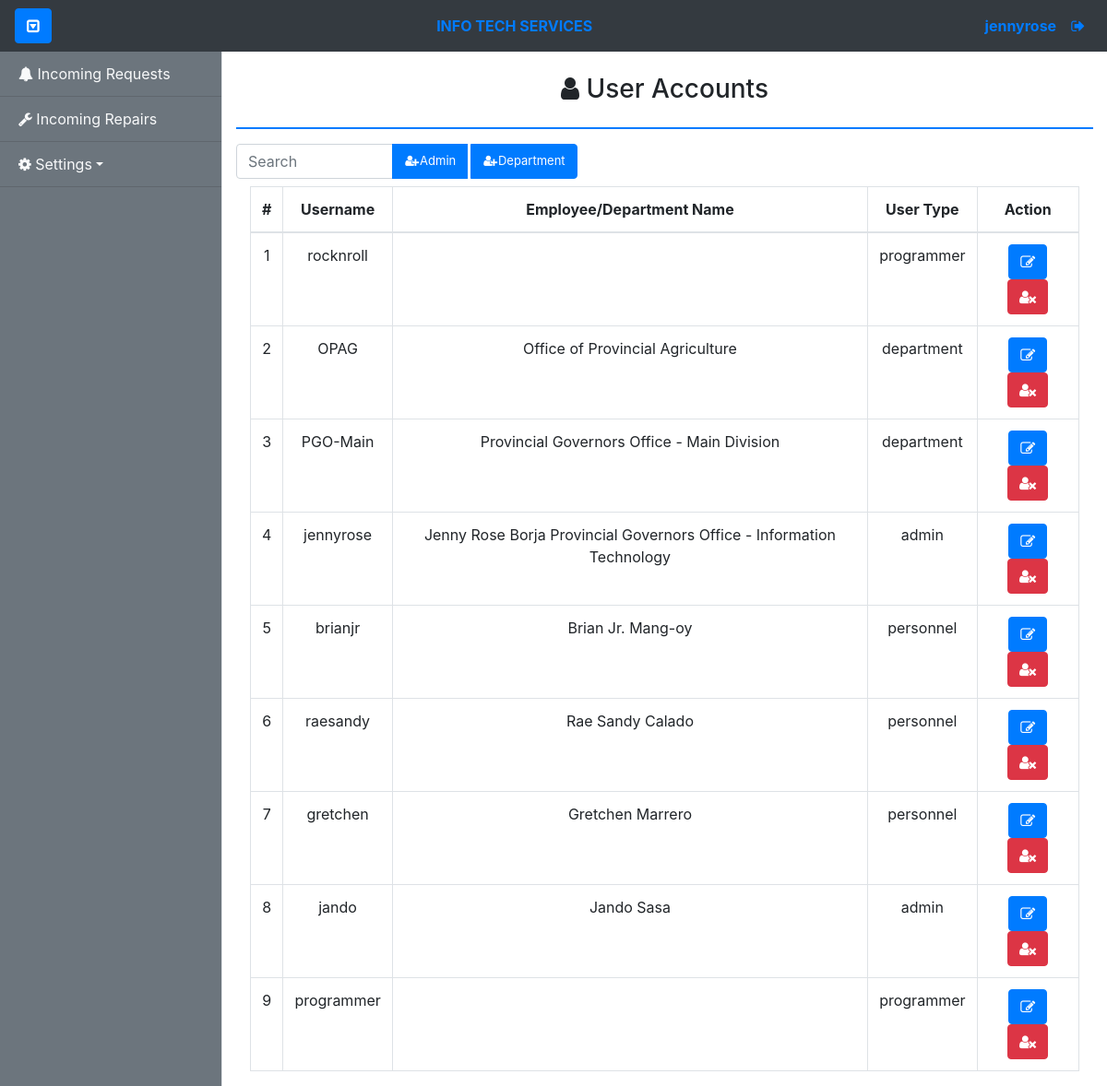
The app's page /admin/settings/user-accounts.php (signed in), older data.
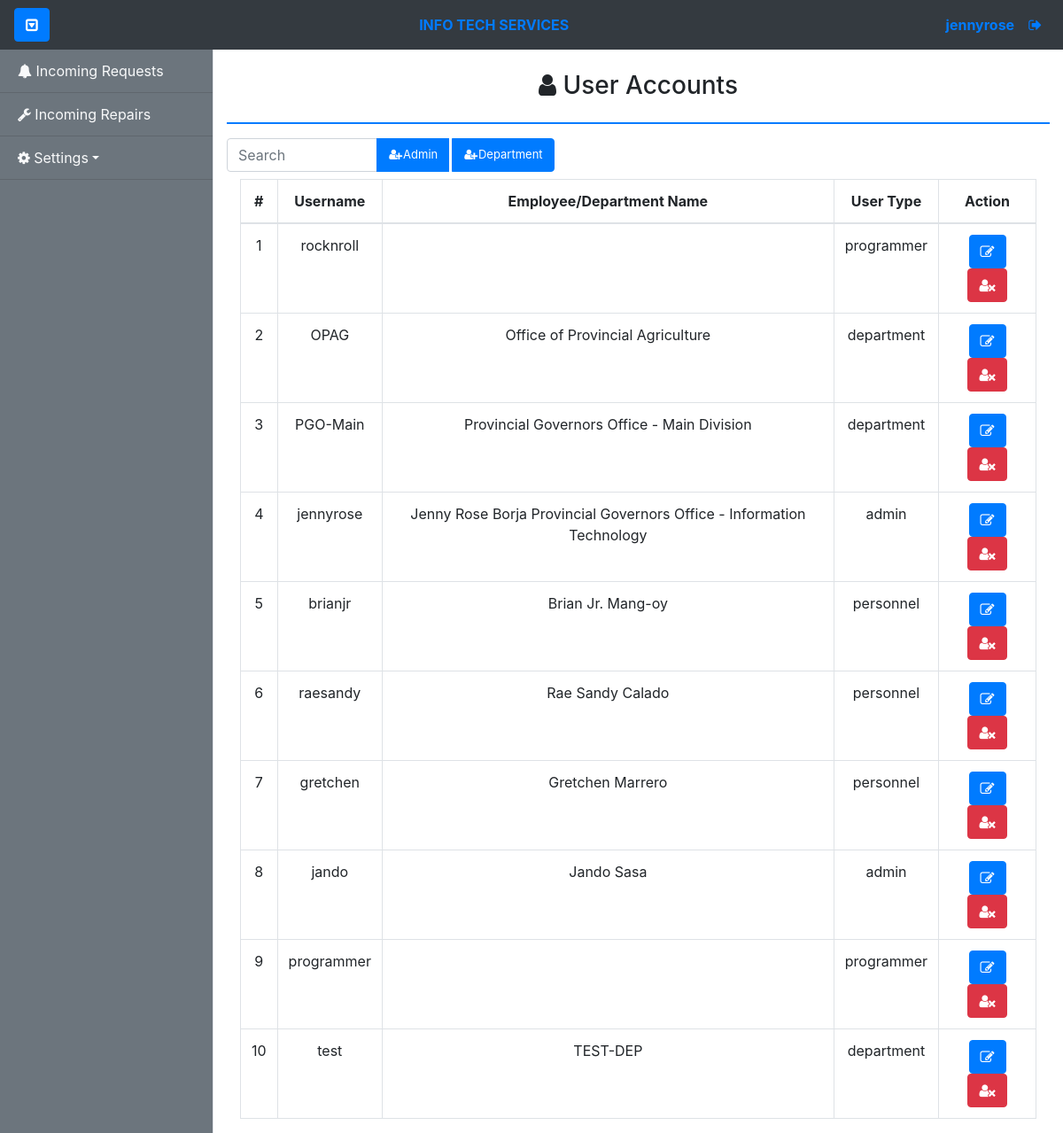
The same page, newer data.
### tables this page shows
CREATE TABLE `useraccount_tbl` (
  `useraccount_id` int(11) NOT NULL,
  `emp_id` int(11) DEFAULT NULL,
  `username` varchar(255) NOT NULL,
  `password` varchar(255) NOT NULL,
  `status` enum('1','0') NOT NULL DEFAULT '1',
  `usertype` enum('programmer','admin','personnel','department') NOT NULL,
  `dept_id` int(11) DEFAULT NULL
);

CREATE TABLE `department_tbl` (
  `dept_id` int(11) NOT NULL,
  `dept_code` varchar(255) NOT NULL,
  `dept_name` varchar(255) NOT NULL
);

CREATE TABLE `employee_tbl` (
  `emp_id` int(11) NOT NULL,
  `dept_id` int(11) DEFAULT NULL,
  `emp_idnum` int(255) NOT NULL,
  `emp_fname` varchar(255) NOT NULL,
  `emp_lname` varchar(255) NOT NULL,
  `emp_position` varchar(255) DEFAULT NULL
);

### config/controllers/controller.php (called while the page is built, shortened)
<?php
class Controller
{
	public function getUserAccount($useraccount_id = null)
	{
		global $con;
		if ($useraccount_id == null) {
			$qry = "SELECT * FROM useraccount_tbl LEFT JOIN employee_tbl ON useraccount_tbl.emp_id=employee_tbl.emp_id LEFT JOIN department_tbl ON useraccount_tbl.dept_id=department_tbl.dept_id";
			if ($con->query($qry)) {
				$result = $con->query($qry);
				if ($result->num_rows != 0) {
					$users = array();
					while ($row = $result->fetch_assoc()) {
						$users[] = $row;
					}
					return $users;
				} else {
					return $result->num_rows;
				}
			} else {
				return false;
			}
		}
	}
}

### tables/useraccounts-tbl.php (the view)
<?php
if($useraccounts == 0 || $useraccounts == false){
?>
  <div class="alert alert-info text-center">
    <?php echo "No Data Found!"; ?>
  </div>
<?php
}else{
?>
    <table class="table table-bordered text-center">
      <thead class="">
        <th>#</th>
        <th>Username</th>
        <th>Employee/Department Name</th>
        <th>User Type</th>
        <th>Action</th>
      </thead>
      <tbody id="table_body">
        <?php
        $ctr = 1;
        foreach ($useraccounts as $key => $value) {
        ?>
        <tr>
          	<td> <?=$ctr?> </td>
          	<td> <?=$value['username']?> </td>
            <td> <?=$value['emp_fname']?> <?=$value['emp_lname']?> <?=$value['dept_name']?> </td>
      	    <td> <?=$value['usertype']?> </td>
            <td>
                <button type="button" class="btn btn-primary edit" id="<?=$value['useraccount_id']?>" data-toggle="tooltip" title="Edit"><i class="fa fa-pencil-square-o" aria-hidden="true"></i></button>
                <?php
                if($value['status'] === '1'){
                	echo '<button type="button" class="btn btn-danger disable" id='.$value["useraccount_id"].' data-toggle="tooltip" title="Disable"><i class="fa fa-user-times" aria-hidden="true"></i></button>';
                }else{
                	echo '<button type="button" class="btn btn-success enable" id='.$value["useraccount_id"].' data-toggle="tooltip" title="Enable"><i class="fa fa-user-circle-o" aria-hidden="true"></i></button>';
                }
               	?>
            </td>
        </tr>
        <?php
        $ctr+=1;
        }
        ?>
      </tbody>
    </table>
  </div>
</div>
<?php
}
?>

Row changes from the older to the newer data that the page shows:
added useraccount_tbl: username "test", dept.dept_name "TEST-DEP", usertype "department"
